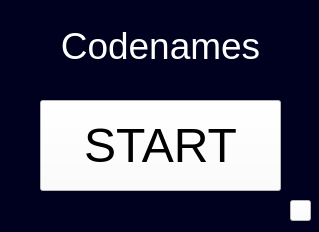
<?xml version="1.0" encoding="UTF-8"?>
<ui version="4.0">
 <class>LoginWindow</class>
 <widget class="QWidget" name="LoginWindow">
  <property name="geometry">
   <rect>
    <x>0</x>
    <y>0</y>
    <width>319</width>
    <height>232</height>
   </rect>
  </property>
  <property name="windowTitle">
   <string>Codenames</string>
  </property>
  <property name="styleSheet">
   <string notr="true">background-color: rgb(0,0,31);</string>
  </property>
  <widget class="QLabel" name="label">
   <property name="geometry">
    <rect>
     <x>20</x>
     <y>20</y>
     <width>281</width>
     <height>51</height>
    </rect>
   </property>
   <property name="font">
    <font>
     <pointsize>28</pointsize>
    </font>
   </property>
   <property name="styleSheet">
    <string notr="true">color: rgb(255, 255, 255);</string>
   </property>
   <property name="text">
    <string>Codenames</string>
   </property>
   <property name="alignment">
    <set>Qt::AlignCenter</set>
   </property>
  </widget>
  <widget class="QPushButton" name="start_button">
   <property name="geometry">
    <rect>
     <x>40</x>
     <y>100</y>
     <width>241</width>
     <height>91</height>
    </rect>
   </property>
   <property name="font">
    <font>
     <pointsize>36</pointsize>
    </font>
   </property>
   <property name="styleSheet">
    <string notr="true">background-color: white;
</string>
   </property>
   <property name="text">
    <string>START</string>
   </property>
  </widget>
  <widget class="QPushButton" name="settings_button">
   <property name="geometry">
    <rect>
     <x>290</x>
     <y>200</y>
     <width>21</width>
     <height>21</height>
    </rect>
   </property>
   <property name="styleSheet">
    <string notr="true">background-color: rgb(255, 255, 255);</string>
   </property>
   <property name="text">
    <string/>
   </property>
  </widget>
 </widget>
 <resources/>
 <connections/>
</ui>
